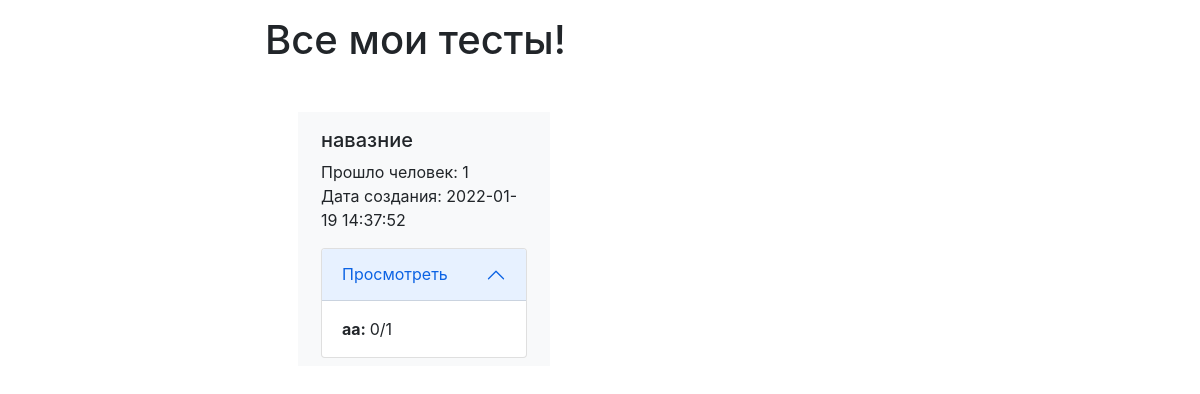
Page /all (signed in) on the earlier database version.
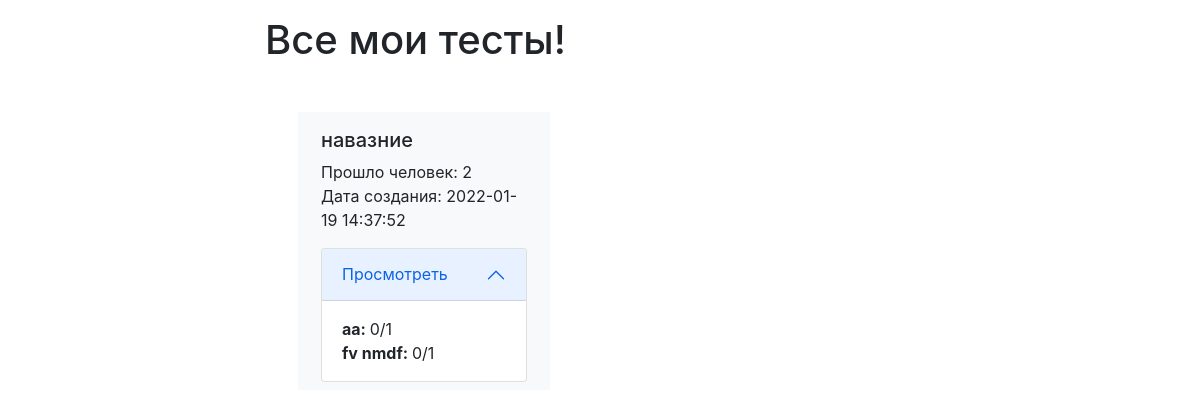
Same page on the later database version.
### mysite/models.py (models this page shows)
class Results(db.Model):
    id = db.Column(db.Integer, primary_key=True)
    user_id = db.Column(db.Integer, db.ForeignKey('user.id'))
    test_id = db.Column(db.Integer, db.ForeignKey('test.id'))
    data = db.Column(db.String(150000))
    date = db.Column(db.DateTime(timezone=True), default=func.now())

### mysite/views.py (the view)
@views.route("/all", methods = ['GET', 'POST'])
@login_required
def all():
    print('Current User: ', current_user)
    print('Current User results: ', current_user.results)
    tests = current_user.tests
    ids = set()
    for test in tests:
        ids.add(test.id)
    ids = list(ids)
    print('ids: ', ids)
    dict = {}
    for id in ids:
        list_results = []
        for result in current_user.results:
            if result.test_id == id:
                list_results.append(result)
            dict[id] = list_results
            print(list_results)
    print(dict)
    return render_template("all.html", user=current_user, json=json, dict=dict, ids=ids)

### mysite/__init__.py (called while the page is built)
def create_app():
    app = Flask(__name__)
    app.config['SECRET_KEY'] = 'hjshjhdjah kjshkjdhjs'
    app.config['SQLALCHEMY_DATABASE_URI'] = f'sqlite:///{DB_NAME}'
    db.init_app(app) ##initilizes db
    from .views import views
    from .auth import auth
    app.register_blueprint(views, url_prefix='/')
    app.register_blueprint(auth, url_prefix='/')
    from .models import User, Test
    create_database(app)
    login_manager = LoginManager()
    login_manager.login_view = 'auth.login'
    login_manager.init_app(app)
    @login_manager.user_loader
    def load_user(id):
        return User.query.get(int(id))
    return app

### mysite/templates/all.html (shortened to what this page needs)
{% extends "base.html" %}
{% block content %}
    <h1 class='mt-3'>Все мои тесты!</h1>
    <div class="tests px-5 row justify-content-between my-5">
        {% for id in ids %}
            {% if dict[id] %}
                    <div class="col-9 col-md-5 test bg-light mb-4">
                        <div class="test-container py-2 px-2">
                            <h5 class="my-2">{{ json.loads(dict[id][0].data)['title'] }}</h3>
                                <ul>
                                    <li>Прошло человек: {{dict[id]|length }} </li>
                                    <li>Дата создания:
                                        {{ dict[id][0].date }}
                                    </li>
                                </ul>
                            <div class="accordion">
                                <div class="accordion-item">
                                    <h2 class="accordion-header">
                                      <button class="accordion-button" type="button" data-bs-toggle="collapse" data-bs-target="#collapseOne" aria-expanded="true">
                                        Просмотреть
                                      </button>
                                    </h2>
                                    <div class="accordion-collapse collapse show" data-bs-parent="#accordion">
                                      <div class="accordion-body">
                                        {% for n in range(0, dict[id] | length)  %}
                                            <b>{{json.loads(dict[id][n].data)['name']}}: </b>{{json.loads(dict[id][n].data)['points']}}/{{json.loads(dict[id][n].data)['total']}}<br />
                                        {% endfor %}
                                      </div>
                                    </div>
                                </div>
                            </div>
                        </div>
                    </div>
            {% endif %}
        {% endfor %}
    </div>
{% endblock %}

### mysite/templates/base.html (shortened to what this page needs)
<!DOCTYPE html>
<html lang="en">
<head>
    <link href="https://cdn.jsdelivr.net/npm/bootstrap@5.0.2/dist/css/bootstrap.min.css" rel="stylesheet">
    <link rel="stylesheet" href="https://pro.fontawesome.com/releases/v5.10.0/css/all.css"/>
    <link rel="stylesheet" href="https://stackpath.bootstrapcdn.com/bootstrap/4.4.1/css/bootstrap.min.css">
    <link rel="stylesheet" href="../static/css/style.css">
</head>
<body id="body">
    <div class="container">
        {% block content %}
        {% endblock %}
    </div>
</body>
</html>

### mysite/static/css/style.css (style rules this page uses)
@media (min-width: 800px) { .container { max-width: 700px; margin: 0 auto; } }
ul { list-style-type: none; padding: 0; }

Differences in the rows shown:
added Results: data "fv nmdf", data "0", data "1"
Other differences:
new list line: "навазние 2022-01-19 14:37:52 аа 0 1"
new list line: "Прошло человек: 2 Дата создания: Просмотреть : / : /"
list line gone: "навазние 2022-01-19 14:37:52 аа 0 1"
list line gone: "Прошло человек: 1 Дата создания: Просмотреть : /"
